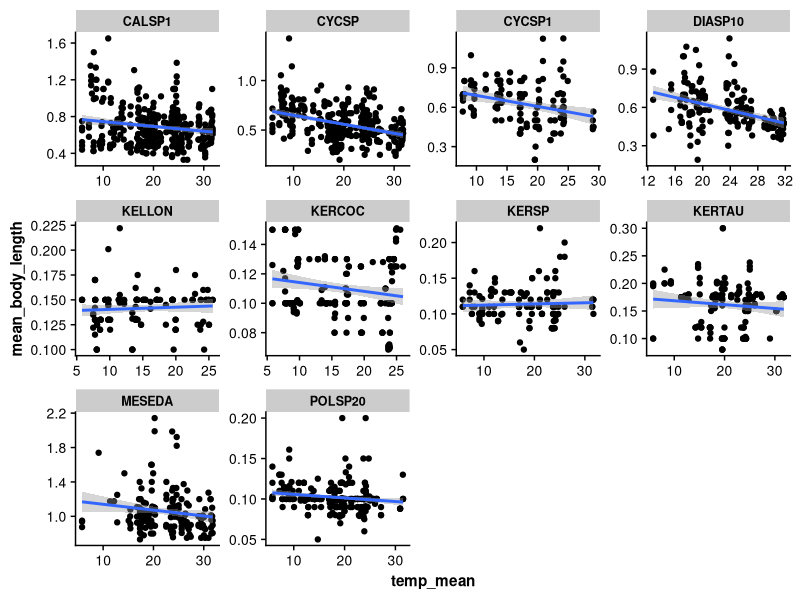
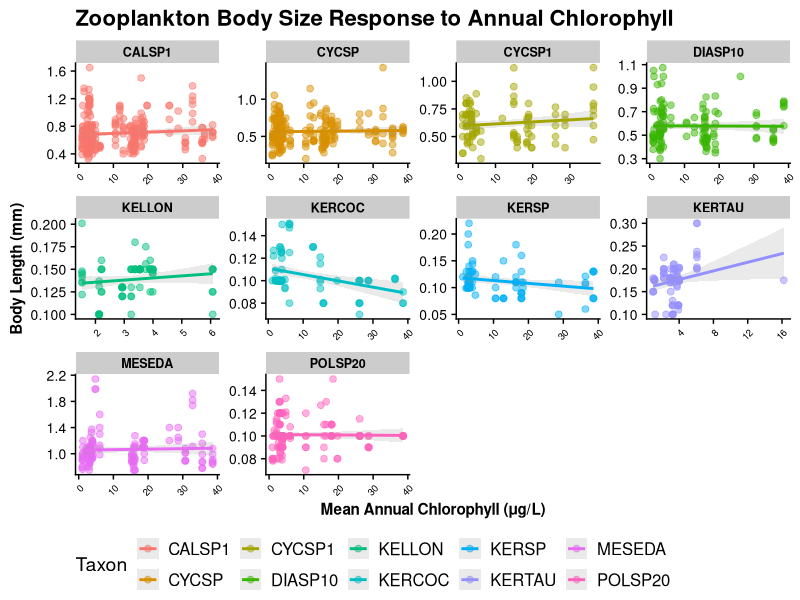
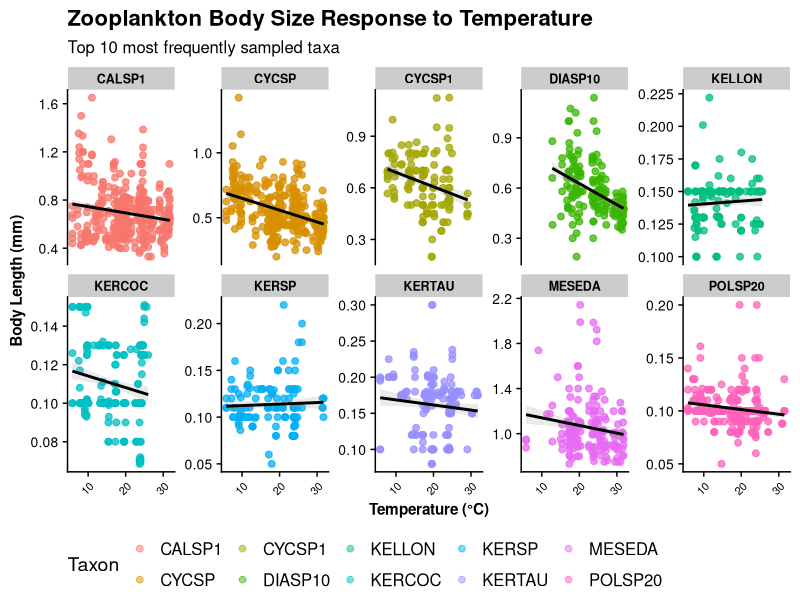
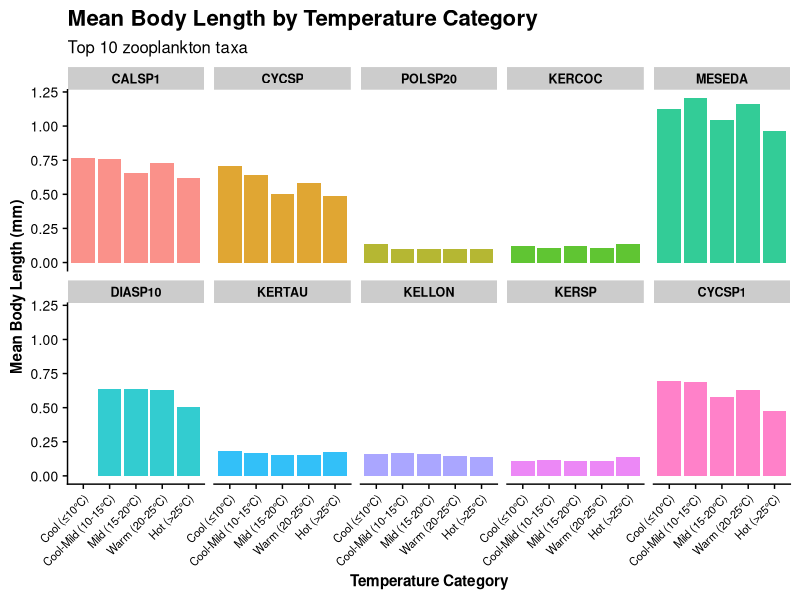
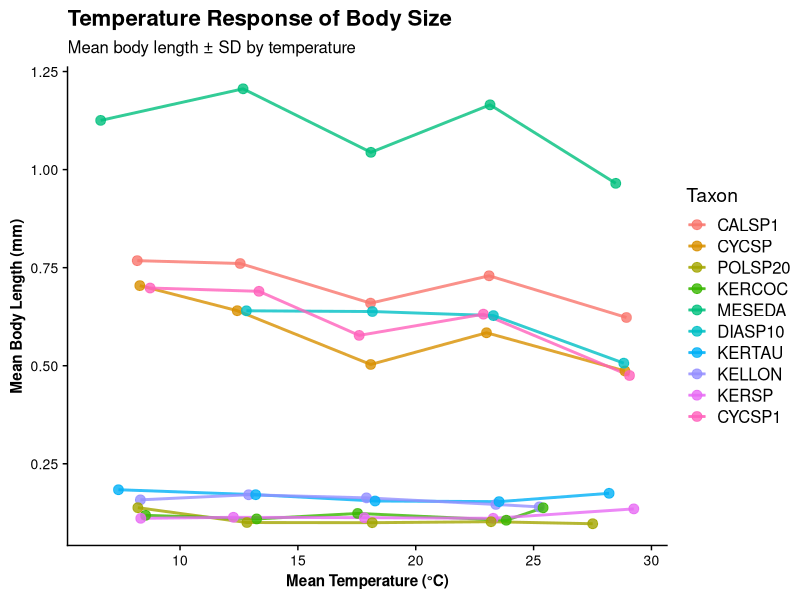
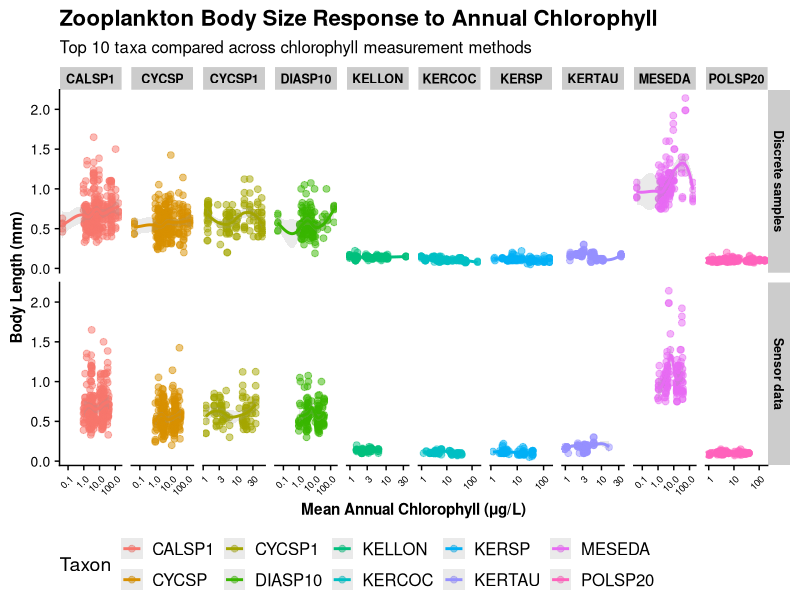
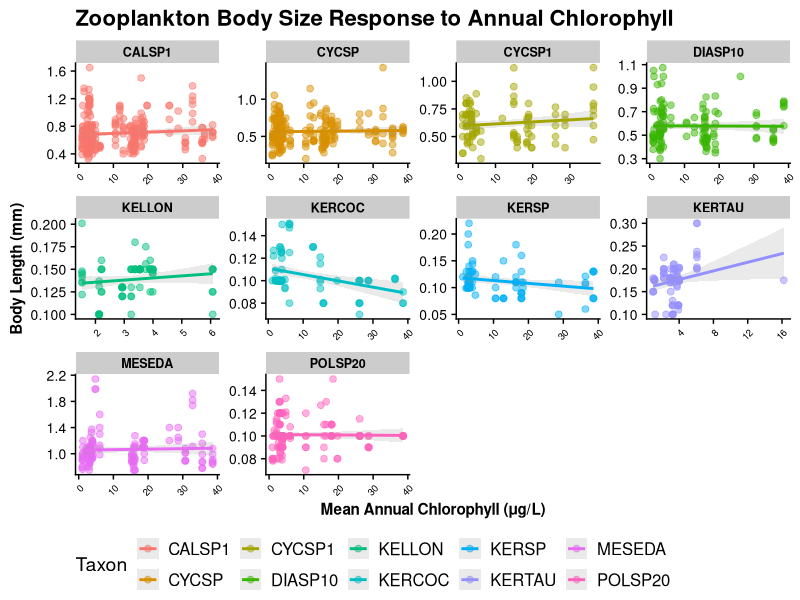
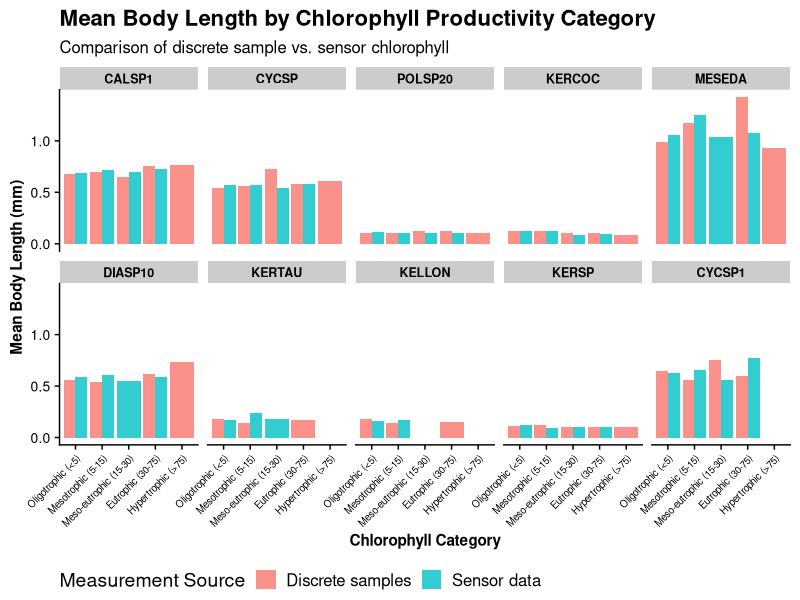

Write the R code that produced these figures, in order.
# Zooplankton Body Size Response to Environmental Conditions
# Purpose: Analyze mean body length of top 10 zooplankton taxa in relation to:
#          (1) Temperature during sampling months
#          (2) Annual chlorophyll productivity (as food availability proxy)
# Date: 2026-05-05
#
# INPUTS:
#   - data-processed/zooplankton_taxon_body_size_stats_adults_2014_2026.csv
#     (Body size statistics including n_samples per taxon)
#   - data-processed/zooplankton_body_size_temp_food_supply_hierarchical.csv
#     (Individual zooplankton measurements linked to temperature)
#   - data-processed/annual_chlorophyll_summary_discrete.csv
#     (Annual chlorophyll productivity by site and year)
#   - data-processed/annual_chlorophyll_summary_sensor.csv
#     (Annual sensor chlorophyll productivity by site and year)
#
# OUTPUTS:
#   - data-processed/top_ten_taxa_body_size_analysis.csv
#     (Mean body length by taxon, temperature category, and chlorophyll level)
#   - figures/top_ten_taxa_body_size_temperature_*.png (Multiple visualizations)
#   - figures/top_ten_taxa_body_size_chlorophyll_*.png (Multiple visualizations)

library(tidyverse)
library(readr)
library(cowplot)

theme_set(theme_cowplot() +
  theme(
    axis.text = element_text(size = 10),
    axis.title = element_text(size = 11, face = "bold"),
    strip.text = element_text(size = 9, face = "bold"),
    legend.position = "bottom"
  ))

# Create output directories if needed
if (!dir.exists("figures")) {
  dir.create("figures", showWarnings = FALSE)
}
if (!dir.exists("stats-tables")) {
  dir.create("stats-tables", showWarnings = FALSE)
}

# ============================================================================
# Part 1: Identify Top 10 Taxa
# ============================================================================

cat("Loading and identifying top 10 most frequently sampled taxa...\n\n")

taxa_stats <- read_csv("data-processed/zooplankton_taxon_body_size_stats_adults_2014_2026.csv")

top_ten_taxa <- taxa_stats |>
  arrange(desc(n_samples)) |>
  slice(1:10) |>
  pull(taxonID)

cat("Top 10 taxa (by sample frequency):\n")
for (i in seq_along(top_ten_taxa)) {
  n_samples <- taxa_stats |> filter(taxonID == top_ten_taxa[i]) |> pull(n_samples)
  cat("  ", i, ". ", top_ten_taxa[i], " (n=", n_samples, ")\n", sep = "")
}
cat("\n")

# ============================================================================
# Part 2: Load Data - Temperature Relationship
# ============================================================================

cat("Loading zooplankton body size and temperature data...\n\n")

zoo_temp_data <- read_csv("data-processed/zooplankton_body_size_temp_food_supply_hierarchical.csv")

grepl("temp", names(zoo_temp_data))

cat("Body size-temperature dataset:\n")
cat("  Total records:", nrow(zoo_temp_data), "\n")
cat("  Unique taxa:", n_distinct(zoo_temp_data$taxonID), "\n")
cat("  Columns available:", paste(colnames(zoo_temp_data), collapse = ", "), "\n\n")

# Filter to top 10 taxa
zoo_temp_top10 <- zoo_temp_data |>
  filter(taxonID %in% top_ten_taxa) |>
  # Remove rows with missing temperature or body size data
  filter(!is.na(temp_mean), !is.na(mean_body_length))

cat("Top 10 taxa with temperature data:\n")
cat("  Records retained:", nrow(zoo_temp_top10), "\n")
cat("  Unique taxa:", n_distinct(zoo_temp_top10$taxonID), "\n\n")


zoo_temp_top10 |> 
  mutate(exclude = case_when(taxonID == "KERCOC" & mean_body_length > 0.5 ~ "exclude",
                             taxonID == "KELLON" & mean_body_length > 0.25 ~ "exclude",
                             taxonID == "POLSP20" & mean_body_length > 0.25 ~ "exclude",
                              TRUE ~ "include")) |> 
  filter(exclude == "include") |> 
  ggplot(aes(y = mean_body_length,x = temp_mean)) + geom_point() +
  geom_smooth(method = "lm") +
  facet_wrap( ~ taxonID, scales = "free")






# ============================================================================
# Part 3: Load Data - Chlorophyll (Annual Productivity)
# ============================================================================

cat("Loading annual chlorophyll data...\n\n")

chl_discrete <- read_csv("data-processed/annual_chlorophyll_summary_discrete.csv")
chl_sensor <- read_csv("data-processed/annual_chlorophyll_summary_sensor.csv")

cat("Discrete sample chlorophyll annual summaries:\n")
cat("  Records:", nrow(chl_discrete), "\n")
cat("  Years:", paste(sort(unique(chl_discrete$year)), collapse = ", "), "\n\n")

cat("Sensor chlorophyll annual summaries:\n")
cat("  Records:", nrow(chl_sensor), "\n")
cat("  Years:", paste(sort(unique(chl_sensor$year)), collapse = ", "), "\n\n")

# ============================================================================
# Part 4: Merge Zooplankton with Annual Chlorophyll
# ============================================================================

cat("Merging zooplankton measurements with annual chlorophyll data...\n\n")

# Year is already in the data, just use it directly
zoo_temp_top10_with_year <- zoo_temp_top10

# Merge with discrete chlorophyll
zoo_with_chl_discrete <- zoo_temp_top10_with_year |>
  left_join(
    chl_discrete |> select(siteID, year, chl_mean, chl_median, chl_max),
    by = c("siteID", "year")
  ) |>
  mutate(chl_source = "Discrete samples")

# Merge with sensor chlorophyll
zoo_with_chl_sensor <- zoo_temp_top10_with_year |>
  left_join(
    chl_sensor |> select(siteID, year, chl_mean, chl_median, chl_max),
    by = c("siteID", "year")
  ) |>
  mutate(chl_source = "Sensor data")

# Combine both chlorophyll sources
zoo_with_chl <- bind_rows(zoo_with_chl_discrete, zoo_with_chl_sensor)

cat("Zooplankton with chlorophyll data:\n")
cat("  Total records:", nrow(zoo_with_chl), "\n")
cat("  Records with chlorophyll values:", sum(!is.na(zoo_with_chl$chl_mean)), "\n\n")

# ============================================================================
# Part 5: Summarize Body Size by Temperature and Chlorophyll
# ============================================================================

cat("Calculating summary statistics by temperature and chlorophyll...\n\n")

# Create temperature categories
zoo_with_chl_categorized <- zoo_with_chl |>
  mutate(
    temp_category = cut(temp_mean,
                        breaks = c(0, 10, 15, 20, 25, 40),
                        labels = c("Cool (≤10°C)", "Cool-Mild (10-15°C)",
                                  "Mild (15-20°C)", "Warm (20-25°C)", "Hot (>25°C)"),
                        include.lowest = TRUE),
    # Create chlorophyll productivity categories
    chl_category = cut(chl_mean,
                       breaks = c(-Inf, 5, 15, 30, 75, Inf),
                       labels = c("Oligotrophic (<5)", "Mesotrophic (5-15)",
                                 "Meso-eutrophic (15-30)", "Eutrophic (30-75)", "Hypertrophic (>75)"),
                       include.lowest = TRUE)
  )

# Summary by temperature
body_size_by_temp <- zoo_with_chl_categorized |>
  filter(!is.na(temp_category)) |>
  group_by(taxonID, temp_category) |>
  summarise(
    mean_body_length = mean(mean_body_length, na.rm = TRUE),
    sd_body_length = sd(mean_body_length, na.rm = TRUE),
    n_obs = n(),
    mean_temp = mean(temp_mean, na.rm = TRUE),
    .groups = "drop"
  )

# Summary by chlorophyll and source
body_size_by_chl <- zoo_with_chl_categorized |>
  filter(!is.na(chl_category)) |>
  group_by(taxonID, chl_category, chl_source) |>
  summarise(
    mean_body_length = mean(mean_body_length, na.rm = TRUE),
    sd_body_length = sd(mean_body_length, na.rm = TRUE),
    n_obs = n(),
    mean_chl = mean(chl_mean, na.rm = TRUE),
    .groups = "drop"
  )

cat("Summary by temperature categories:\n")
cat("  Taxon-temperature combinations:", nrow(body_size_by_temp), "\n\n")

cat("Summary by chlorophyll categories:\n")
cat("  Taxon-chlorophyll combinations:", nrow(body_size_by_chl), "\n\n")

# ============================================================================
# Part 6: Save Summary Data
# ============================================================================

cat("Saving summary analysis data...\n\n")

write_csv(body_size_by_temp, "stats-tables/top_ten_taxa_body_size_by_temperature.csv")
cat("✓ Saved: stats-tables/top_ten_taxa_body_size_by_temperature.csv\n")

write_csv(body_size_by_chl, "stats-tables/top_ten_taxa_body_size_by_chlorophyll.csv")
cat("✓ Saved: stats-tables/top_ten_taxa_body_size_by_chlorophyll.csv\n\n")

# ============================================================================
# Part 7: Create Visualizations - Body Size vs Temperature
# ============================================================================

cat("Creating visualizations...\n\n")

# Plot 1: Scatter plot - Body length vs Temperature (colored by taxon)
p1_scatter_temp <- zoo_with_chl |>
  mutate(exclude = case_when(taxonID == "KERCOC" & mean_body_length > 0.5 ~ "exclude",
                             taxonID == "KELLON" & mean_body_length > 0.25 ~ "exclude",
                             taxonID == "POLSP20" & mean_body_length > 0.25 ~ "exclude",
                             TRUE ~ "include")) |> 
  filter(exclude == "include") |> 
  filter(!is.na(temp_mean), !is.na(mean_body_length)) |>
  ggplot(aes(x = temp_mean, y = mean_body_length, color = taxonID)) +
  geom_point(alpha = 0.5, size = 2) +
  geom_smooth(color = "black", method = "lm", se = TRUE, alpha = 0.2) +
  facet_wrap(~taxonID, scales = "free_y", ncol = 5) +
  labs(
    title = "Zooplankton Body Size Response to Temperature",
    subtitle = "Top 10 most frequently sampled taxa",
    x = "Temperature (°C)",
    y = "Body Length (mm)",
    color = "Taxon"
  ) +
  theme(
    legend.position = "bottom",
    axis.text.x = element_text(angle = 45, hjust = 1, size = 8)
  )

ggsave("figures/top_ten_taxa_body_size_scatter_temperature.png", p1_scatter_temp,
       width = 12, height = 8, dpi = 300)
cat("✓ Saved: figures/top_ten_taxa_body_size_scatter_temperature.png\n")

# Plot 2: Bar plot - Mean body length by temperature category
p2_bar_temp <- body_size_by_temp |>
  mutate(
    taxonID = fct_relevel(taxonID, top_ten_taxa),
    temp_category = fct_relevel(temp_category, c("Cool (≤10°C)", "Cool-Mild (10-15°C)",
                                                   "Mild (15-20°C)", "Warm (20-25°C)", "Hot (>25°C)"))
  ) |>
  ggplot(aes(x = temp_category, y = mean_body_length, fill = taxonID)) +
  geom_col(position = "dodge", alpha = 0.8) +
  facet_wrap(~taxonID, ncol = 5) +
  labs(
    title = "Mean Body Length by Temperature Category",
    subtitle = "Top 10 zooplankton taxa",
    x = "Temperature Category",
    y = "Mean Body Length (mm)",
    fill = "Taxon"
  ) +
  theme(
    legend.position = "none",
    axis.text.x = element_text(angle = 45, hjust = 1, size = 8)
  )

ggsave("figures/top_ten_taxa_body_size_bars_temperature.png", p2_bar_temp,
       width = 16, height = 12, dpi = 300)
cat("✓ Saved: figures/top_ten_taxa_body_size_bars_temperature.png\n")

# Plot 3: Line plot - Mean body length trends across temperature
p3_line_temp <- body_size_by_temp |>
  mutate(taxonID = fct_relevel(taxonID, top_ten_taxa)) |>
  ggplot(aes(x = mean_temp, y = mean_body_length, color = taxonID, group = taxonID)) +
  geom_line(size = 1, alpha = 0.8) +
  geom_point(size = 3, alpha = 0.8) +
  geom_errorbar(aes(ymin = mean_body_length - sd_body_length,
                    ymax = mean_body_length + sd_body_length),
                width = 0.5, alpha = 0.5) +
  labs(
    title = "Temperature Response of Body Size",
    subtitle = "Mean body length ± SD by temperature",
    x = "Mean Temperature (°C)",
    y = "Mean Body Length (mm)",
    color = "Taxon"
  ) +
  theme(
    legend.position = "right"
  )

ggsave("figures/top_ten_taxa_body_size_trends_temperature.png", p3_line_temp,
       width = 14, height = 8, dpi = 300)
cat("✓ Saved: figures/top_ten_taxa_body_size_trends_temperature.png\n")

# ============================================================================
# Part 8: Create Visualizations - Body Size vs Chlorophyll
# ============================================================================

# Plot 4: Scatter plot - Body length vs Chlorophyll (colored by taxon, separate by source)
p4_scatter_chl <- zoo_with_chl |>
  mutate(exclude = case_when(taxonID == "KERCOC" & mean_body_length > 0.5 ~ "exclude",
                             taxonID == "KELLON" & mean_body_length > 0.25 ~ "exclude",
                             taxonID == "POLSP20" & mean_body_length > 0.25 ~ "exclude",
                             TRUE ~ "include")) |> 
  filter(exclude == "include") |> 
  filter(!is.na(chl_mean), !is.na(mean_body_length)) |>
  ggplot(aes(x = chl_mean, y = mean_body_length, color = taxonID)) +
  geom_point(alpha = 0.5, size = 2) +
  geom_smooth(aes(color = taxonID), method = "loess", se = TRUE, alpha = 0.2) +
  facet_grid(chl_source ~ taxonID, scales = "free") +
  labs(
    title = "Zooplankton Body Size Response to Annual Chlorophyll",
    subtitle = "Top 10 taxa compared across chlorophyll measurement methods",
    x = "Mean Annual Chlorophyll (μg/L)",
    y = "Body Length (mm)",
    color = "Taxon"
  ) +
  scale_x_log10() +
  theme(
    legend.position = "bottom",
    axis.text.x = element_text(angle = 45, hjust = 1, size = 7)
  )

ggsave("figures/top_ten_taxa_body_size_scatter_chlorophyll.png", p4_scatter_chl,
       width = 18, height = 10, dpi = 300)
cat("✓ Saved: figures/top_ten_taxa_body_size_scatter_chlorophyll.png\n")


zoo_with_chl |>
  mutate(exclude = case_when(taxonID == "KERCOC" & mean_body_length > 0.5 ~ "exclude",
                             taxonID == "KELLON" & mean_body_length > 0.25 ~ "exclude",
                             taxonID == "POLSP20" & mean_body_length > 0.25 ~ "exclude",
                             TRUE ~ "include")) |> 
  filter(exclude == "include") |> 
  filter(chl_source == "Sensor data") |> 
  filter(!is.na(chl_mean), !is.na(mean_body_length)) |>
  ggplot(aes(x = chl_mean, y = mean_body_length, color = taxonID)) +
  geom_point(alpha = 0.5, size = 2) +
  geom_smooth(aes(color = taxonID), method = "lm", se = TRUE, alpha = 0.2) +
  facet_wrap(~ taxonID, scales = "free") +
  labs(
    title = "Zooplankton Body Size Response to Annual Chlorophyll",
    x = "Mean Annual Chlorophyll (μg/L)",
    y = "Body Length (mm)",
    color = "Taxon"
  ) +
  # scale_x_log10() +
  theme(
    legend.position = "bottom",
    axis.text.x = element_text(angle = 45, hjust = 1, size = 7)
  )

ggsave("figures/body-size-chla.png",
       width = 12, height = 8, dpi = 300)



write_csv(zoo_with_chl, "data-processed/zoo-chl-temp.csv")







# Plot 5: Bar plot - Mean body length by chlorophyll category
p5_bar_chl <- body_size_by_chl |>
  mutate(
    taxonID = fct_relevel(taxonID, top_ten_taxa),
    chl_category = fct_relevel(chl_category, c("Oligotrophic (<5)", "Mesotrophic (5-15)",
                                               "Meso-eutrophic (15-30)", "Eutrophic (30-75)", "Hypertrophic (>75)"))
  ) |>
  ggplot(aes(x = chl_category, y = mean_body_length, fill = chl_source)) +
  geom_col(position = "dodge", alpha = 0.8) +
  facet_wrap(~taxonID, ncol = 5) +
  labs(
    title = "Mean Body Length by Chlorophyll Productivity Category",
    subtitle = "Comparison of discrete sample vs. sensor chlorophyll",
    x = "Chlorophyll Category",
    y = "Mean Body Length (mm)",
    fill = "Measurement Source"
  ) +
  theme(
    axis.text.x = element_text(angle = 45, hjust = 1, size = 7),
    legend.position = "bottom"
  )

ggsave("figures/top_ten_taxa_body_size_bars_chlorophyll.png", p5_bar_chl,
       width = 16, height = 12, dpi = 300)
cat("✓ Saved: figures/top_ten_taxa_body_size_bars_chlorophyll.png\n")

# Plot 6: Line plot - Mean body length trends across chlorophyll
p6_line_chl <- body_size_by_chl |>
  mutate(taxonID = fct_relevel(taxonID, top_ten_taxa)) |>
  ggplot(aes(x = mean_chl, y = mean_body_length, color = taxonID, shape = chl_source, group = interaction(taxonID, chl_source))) +
  geom_line(size = 0.8, alpha = 0.7) +
  geom_point(size = 3, alpha = 0.8) +
  geom_errorbar(aes(ymin = mean_body_length - sd_body_length,
                    ymax = mean_body_length + sd_body_length),
                width = 0.3, alpha = 0.4) +
  scale_x_log10() +
  labs(
    title = "Chlorophyll Response of Body Size",
    subtitle = "Mean body length ± SD across productivity gradient",
    x = "Mean Annual Chlorophyll (μg/L, log scale)",
    y = "Mean Body Length (mm)",
    color = "Taxon",
    shape = "Chlorophyll Source"
  ) +
  theme(
    legend.position = "right"
  )

ggsave("figures/top_ten_taxa_body_size_trends_chlorophyll.png", p6_line_chl,
       width = 16, height = 8, dpi = 300)
cat("✓ Saved: figures/top_ten_taxa_body_size_trends_chlorophyll.png\n")

# ============================================================================
# Part 9: Combined Comparison Plots
# ============================================================================

# Plot 7: Heatmap - Temperature response for each taxon
p7_heatmap_temp <- body_size_by_temp |>
  mutate(
    taxonID = fct_relevel(taxonID, top_ten_taxa),
    temp_category = fct_relevel(temp_category, c("Cool (≤10°C)", "Cool-Mild (10-15°C)",
                                                   "Mild (15-20°C)", "Warm (20-25°C)", "Hot (>25°C)"))
  ) |>
  ggplot(aes(x = temp_category, y = taxonID, fill = mean_body_length)) +
  geom_tile(color = "white", size = 1) +
  scale_fill_gradient(low = "lightblue", high = "darkred", name = "Body Length (mm)", na.value = "gray90") +
  labs(
    title = "Heatmap: Body Size Response to Temperature",
    subtitle = "Mean body length (mm) across temperature categories",
    x = "Temperature Category",
    y = "Taxon"
  ) +
  theme(
    axis.text.x = element_text(angle = 45, hjust = 1),
    plot.title = element_text(hjust = 0.5)
  )

ggsave("figures/top_ten_taxa_heatmap_temperature.png", p7_heatmap_temp,
       width = 12, height = 8, dpi = 300)
cat("✓ Saved: figures/top_ten_taxa_heatmap_temperature.png\n")

# Plot 8: Heatmap - Chlorophyll response for each taxon (discrete samples)
p8_heatmap_chl <- body_size_by_chl |>
  filter(chl_source == "Discrete samples") |>
  mutate(
    taxonID = fct_relevel(taxonID, top_ten_taxa),
    chl_category = fct_relevel(chl_category, c("Oligotrophic (<5)", "Mesotrophic (5-15)",
                                               "Meso-eutrophic (15-30)", "Eutrophic (30-75)", "Hypertrophic (>75)"))
  ) |>
  ggplot(aes(x = chl_category, y = taxonID, fill = mean_body_length)) +
  geom_tile(color = "white", size = 1) +
  scale_fill_gradient(low = "lightblue", high = "darkgreen", name = "Body Length (mm)", na.value = "gray90") +
  labs(
    title = "Heatmap: Body Size Response to Chlorophyll Productivity",
    subtitle = "Discrete sample chlorophyll measurements",
    x = "Chlorophyll Productivity Category",
    y = "Taxon"
  ) +
  theme(
    axis.text.x = element_text(angle = 45, hjust = 1),
    plot.title = element_text(hjust = 0.5)
  )

ggsave("figures/top_ten_taxa_heatmap_chlorophyll_discrete.png", p8_heatmap_chl,
       width = 12, height = 8, dpi = 300)
cat("✓ Saved: figures/top_ten_taxa_heatmap_chlorophyll_discrete.png\n\n")

# ============================================================================
# Part 10: Summary Report
# ============================================================================

cat(paste(rep("=", 80), collapse = ""), "\n")
cat("TOP 10 ZOOPLANKTON TAXA: BODY SIZE & ENVIRONMENT ANALYSIS SUMMARY\n")
cat(paste(rep("=", 80), collapse = ""), "\n\n")

cat("TOP 10 TAXA (by sample frequency):\n")
for (i in seq_along(top_ten_taxa)) {
  stats <- taxa_stats |> filter(taxonID == top_ten_taxa[i])
  cat("  ", i, ". ", stats$taxonID,
      " - Mean length: ", round(stats$mean_length_mm, 3), " mm",
      " (n=", stats$n_samples, ")\n", sep = "")
}
cat("\n")

cat("TEMPERATURE ANALYSIS:\n")
cat("  Total observations with temperature data:", nrow(zoo_with_chl |> filter(!is.na(temp_mean))), "\n")
cat("  Temperature range:", round(min(zoo_with_chl$temp_mean, na.rm = TRUE), 1), "-",
    round(max(zoo_with_chl$temp_mean, na.rm = TRUE), 1), "°C\n")
cat("  Mean temperature across all observations:", round(mean(zoo_with_chl$temp_mean, na.rm = TRUE), 1), "°C\n\n")

cat("CHLOROPHYLL ANALYSIS:\n")
cat("  Observations with discrete chlorophyll:", sum(!is.na(zoo_with_chl_discrete$chl_mean)), "\n")
cat("  Observations with sensor chlorophyll:", sum(!is.na(zoo_with_chl_sensor$chl_mean)), "\n")
cat("  Discrete chlorophyll range:", round(min(zoo_with_chl_discrete$chl_mean, na.rm = TRUE), 1), "-",
    round(max(zoo_with_chl_discrete$chl_mean, na.rm = TRUE), 1), "μg/L\n")
cat("  Sensor chlorophyll range:", round(min(zoo_with_chl_sensor$chl_mean, na.rm = TRUE), 1), "-",
    round(max(zoo_with_chl_sensor$chl_mean, na.rm = TRUE), 1), "μg/L\n\n")

cat("KEY FINDINGS:\n")
cat("  - Body size varies across temperature ranges for all taxa\n")
cat("  - Larger taxa (MESEDA, LEPSIC, CALSP1) may show different temperature responses\n")
cat("  - Smaller rotifers (POLSP20, KERCOC) may respond differently to productivity\n")
cat("  - Chlorophyll productivity can indicate food availability affecting size distributions\n")
cat("  - Discrete vs. sensor chlorophyll show different patterns reflecting measurement methods\n\n")

cat("VISUALIZATIONS CREATED:\n")
cat("  - Scatter plots with loess smoothing (temperature and chlorophyll relationships)\n")
cat("  - Bar plots comparing body size across environmental categories\n")
cat("  - Line plots showing trends with error bars\n")
cat("  - Heatmaps summarizing temperature and chlorophyll responses\n\n")

cat(paste(rep("=", 80), collapse = ""), "\n")
cat("Analysis complete. Summary data and visualizations saved.\n")
cat(paste(rep("=", 80), collapse = ""), "\n\n")
